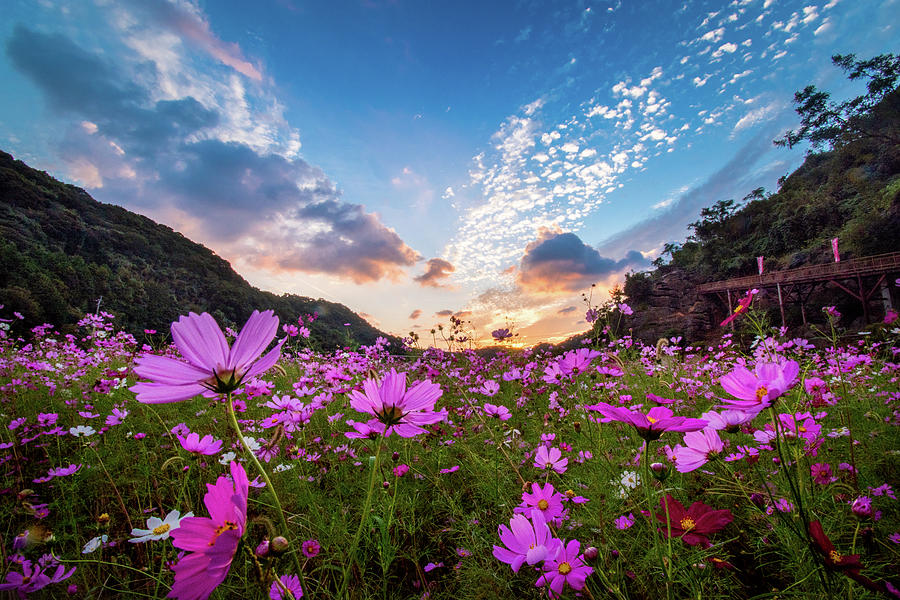
#> input picture images/flower-field.jpeg, 900 x 600 px
$ python match.py
#> lines starting #> are read from the running program, lines starting #| are printed output that depends on the picture; after the words box and inside, x2 and y2 are one past the last pixel; in counts of white or black regions, pixels touching at a corner belong together
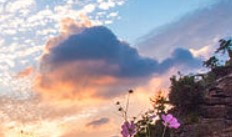
#> input picture images/flower-field-template.jpg, 232 x 137 px
import cv2
import numpy as np


def match(img, temp, threshold):
#> called with threshold = 0.797
    grey_img = cv2.cvtColor(img, cv2.COLOR_BGR2GRAY)
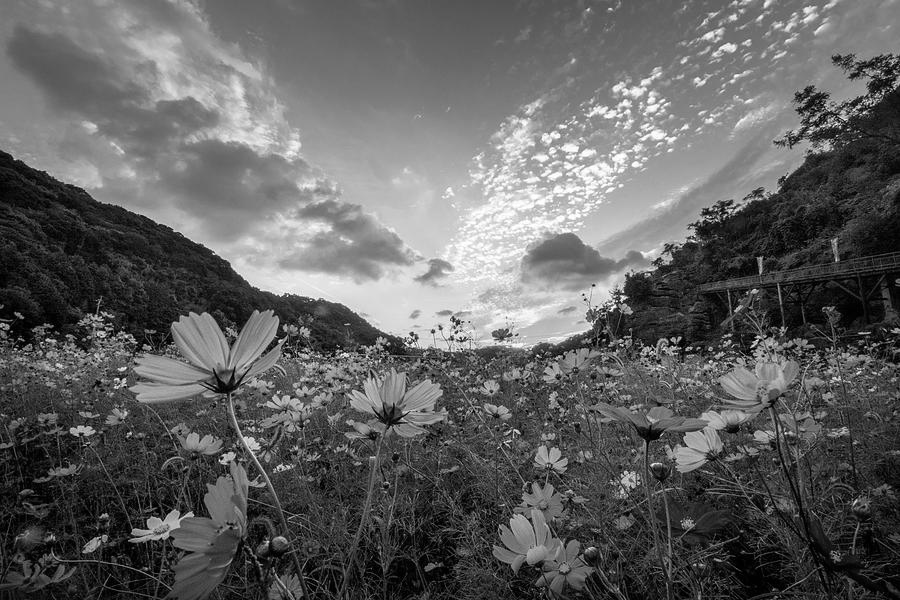
#> grey_img: shape (600, 900); min 0, max 255, mean 97.2
#> img is the input picture: shape (600, 900, 3); mean B, G, R 110.7, 95.4, 95.5

    w, h = temp.shape[::-1]
#> w = 232; h = 137
    res = cv2.matchTemplate(grey_img, temp, cv2.TM_CCOEFF_NORMED)
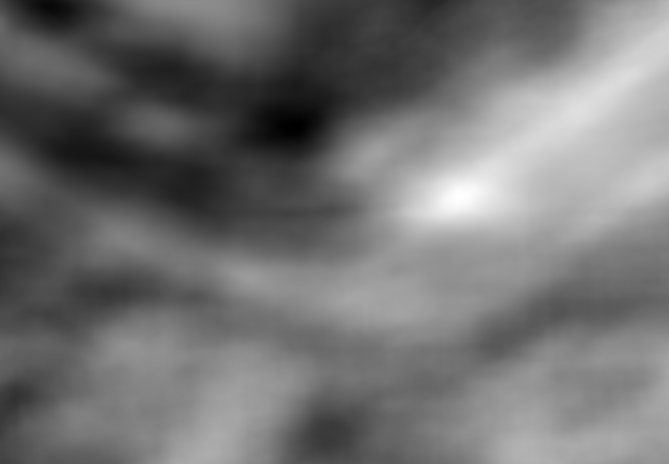
#> res: shape (464, 669) float32; min -0.624, max 0.8, mean 0.0137; drawn with min black and max white

    # Find the brightest pixel to start looking for the match
    loc = np.where(res >= threshold)
#> loc = 16 positions, rows 195 to 198, columns 456 to 460
    points = zip(*loc[::-1])
    for i in points:
        print(i)
        # draw the rectangle starting from this pixel
        cv2.rectangle(img, i, (i[0] + w, i[1] + h), (0, 0, 255), 1)
#> this loop made 16 passes
#> i on passes 1 to 12: (457, 195), (458, 195), (459, 195), (460, 195), (456, 196), (457, 196), (458, 196), (459, 196), (460, 196), (456, 197), (457, 197), (458, 197)
#| (457, 195)
#| (458, 195)
#| (459, 195)
#| (460, 195)
#| (456, 196)
#| (457, 196)
#| (458, 196)
#| (459, 196)
#> (further printed lines are left out)
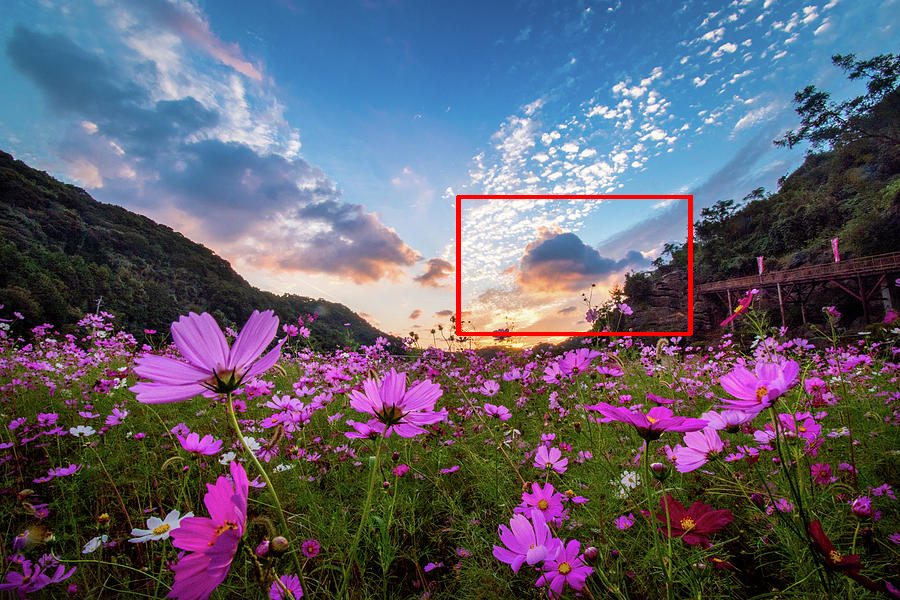
#> img: shape (600, 900, 3); 0.6% of pixels changed, all inside (x1, y1, x2, y2) = (456, 195, 693, 336)

    cv2.imshow("img", img)
    cv2.waitKey(0)

    cv2.destroyAllWindows()


# match(cv2.imread("./images/messi.jpg"), cv2.imread("./images/messi-face.jpg", cv2.IMREAD_GRAYSCALE), 0.61) match(
# cv2.imread("./images/color_pencils.jpeg"), cv2.imread("./images/color-pencils-template.jpg", cv2.IMREAD_GRAYSCALE),
# 0.68) match(cv2.imread("./images/flower-field.jpeg"), cv2.imread("./images/flower-field-template2.jpg",
# cv2.IMREAD_GRAYSCALE), 0.5)
match(cv2.imread("./images/flower-field.jpeg"), cv2.imread("./images/flower-field-template.jpg", cv2.IMREAD_GRAYSCALE), 0.797)
